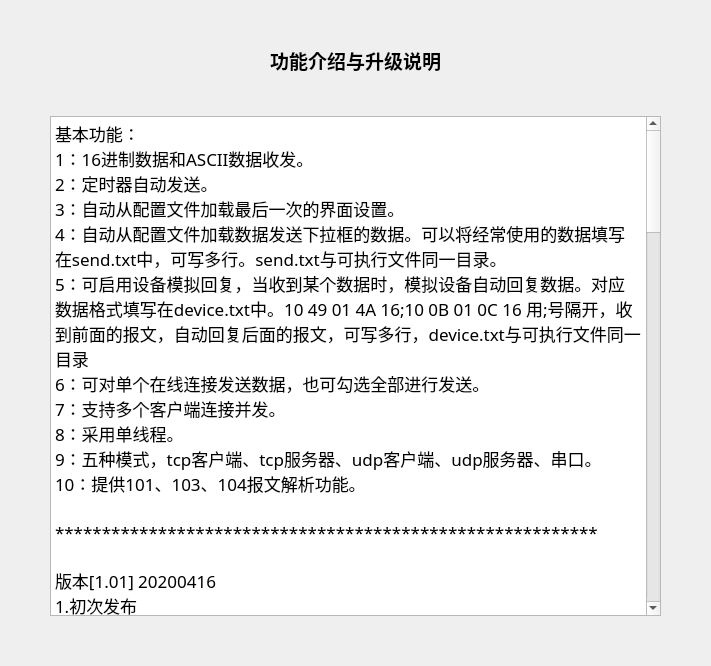
<?xml version="1.0" encoding="UTF-8"?>
<ui version="4.0">
 <class>DialogIntroduction</class>
 <widget class="QDialog" name="DialogIntroduction">
  <property name="geometry">
   <rect>
    <x>0</x>
    <y>0</y>
    <width>711</width>
    <height>666</height>
   </rect>
  </property>
  <property name="windowTitle">
   <string>软件介绍</string>
  </property>
  <layout class="QVBoxLayout" name="verticalLayout">
   <property name="leftMargin">
    <number>50</number>
   </property>
   <property name="topMargin">
    <number>10</number>
   </property>
   <property name="rightMargin">
    <number>50</number>
   </property>
   <property name="bottomMargin">
    <number>50</number>
   </property>
   <item>
    <widget class="QLabel" name="label">
     <property name="minimumSize">
      <size>
       <width>0</width>
       <height>100</height>
      </size>
     </property>
     <property name="font">
      <font>
       <family>新宋体</family>
       <pointsize>14</pointsize>
       <weight>75</weight>
       <bold>true</bold>
      </font>
     </property>
     <property name="text">
      <string>功能介绍与升级说明</string>
     </property>
     <property name="alignment">
      <set>Qt::AlignCenter</set>
     </property>
    </widget>
   </item>
   <item>
    <widget class="QPlainTextEdit" name="plainTextEdit">
     <property name="font">
      <font>
       <family>隶书</family>
       <pointsize>13</pointsize>
      </font>
     </property>
     <property name="readOnly">
      <bool>true</bool>
     </property>
     <property name="plainText">
      <string>基本功能：
1：16进制数据和ASCII数据收发。
2：定时器自动发送。
3：自动从配置文件加载最后一次的界面设置。
4：自动从配置文件加载数据发送下拉框的数据。可以将经常使用的数据填写在send.txt中，可写多行。send.txt与可执行文件同一目录。
5：可启用设备模拟回复，当收到某个数据时，模拟设备自动回复数据。对应数据格式填写在device.txt中。10 49 01 4A 16;10 0B 01 0C 16 用;号隔开，收到前面的报文，自动回复后面的报文，可写多行，device.txt与可执行文件同一目录
6：可对单个在线连接发送数据，也可勾选全部进行发送。
7：支持多个客户端连接并发。
8：采用单线程。
9：五种模式，tcp客户端、tcp服务器、udp客户端、udp服务器、串口。
10：提供101、103、104报文解析功能。

**********************************************************

版本[1.01] 20200416
1.初次发布

版本[1.02] 20200419
1.增加高级功能：自定义报文发送

版本[1.03] 20200422
1.自定义报文可以一键导入、清除、选中，发送时对应的报文背景色会变化

版本[1.04] 20200427
1.104增加asdu50解析
2.模拟设备时，去除首尾空格以及字母大小写的影响

版本[1.05] 20200428
1.模拟设备时，解决串口报文断帧的影响
2.解析报文时，可以手动对原始报文与解析结果内容上色

版本[1.06] 20200504
1.增加高级功能：报文处理，可校验、转换等功能

版本[1.07] 20200520
1.自定义报文可以发送文件
2.Unicode编码每组数据间可以使用多个空格
3.编码转化中字符从行输入改用文本输入,可输入回车

版本[1.08] 20200522
1.103 增加对ASDU21的解析
2.103 修改ASDU10的解析,在解析NGD前判断是否存在NGD
3.增加软件介绍

版本[1.09] 20200607
1.103 ASDU10支持对ASCII 8位码的解析
2.104 增加ASDU167(定值召唤等扩展功能)的解析

版本[1.10] 20200608
1.增加高级功能：报文调试,可以根据收到的报文模拟回复的报文

版本[1.11] 20200610
1.103 ASDU10增加GDD1为203,即遥脉报文的解析
2.修改对网络103与104序号管理解析时的格式

版本[2.01] 20200810
1.使用新的代码进行解析报文
2.增加保信规约解析与103ASDU报文解析
3.增加模拟104主站与子站功能

版本[2.02] 20200827
1.104增加一键顺控报文解析
2.完善104模拟主站功能

版本[2.03] 20200922
1.103 增加扰动数据ASDU23-31报文解析
2.103 ASDU10gdd增加部分解析
3.原始报文可以进行整理
4.增加两个规约配置，可处理一些特殊规约
5.增加华北103规约解析

版本[2.04] 20201012
1.完善104模拟主站遥控功能
2.修正103asdu10 gdd18的解析错误
3.增加104与103多种asdu类型的解析

版本[2.05] 20201025
1.基本完成101、103、104所有类型报文的解析

版本[2.06] 20201116
1.增加modbusRTU报文解析
2.增加双精度浮点数与16进制相互转换
3.整理报文功能增加对0x开头的16进制数处理
4.报文中非16进制的字符将被丢弃</string>
     </property>
    </widget>
   </item>
  </layout>
 </widget>
 <resources/>
 <connections/>
</ui>
